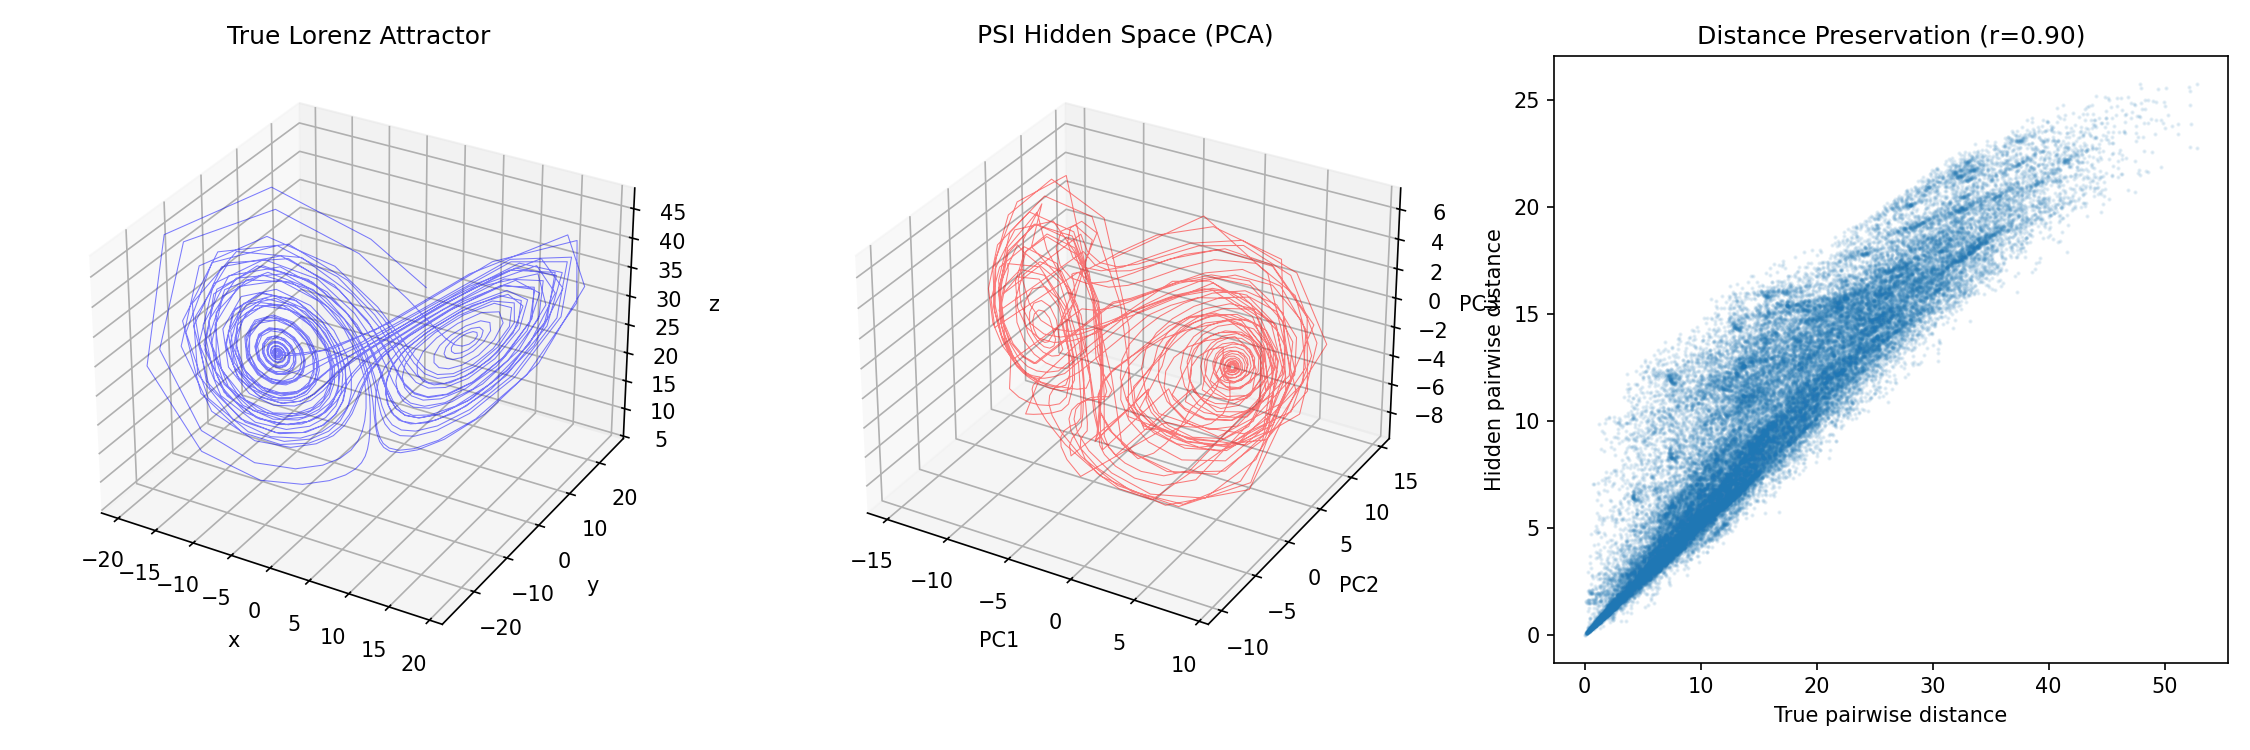

The script that saved this image:
"""
Is PSI Learning a Diffeomorphism to True Phase Space?

If PSI truly learns phase space geometry, then:
1. Its hidden states should form an attractor topologically equivalent to the true one
2. Nearby points in hidden space should map to nearby points in true phase space
3. The Lyapunov exponents should match (chaos preserved)
4. Embedding dimension should be correct

Test on Lorenz attractor where we know ground truth.
"""

import torch
import torch.nn as nn
import torch.nn.functional as F
import numpy as np
import matplotlib.pyplot as plt
from mpl_toolkits.mplot3d import Axes3D
from sklearn.decomposition import PCA
from sklearn.manifold import TSNE
from scipy.spatial.distance import pdist, squareform
from scipy.stats import pearsonr, spearmanr
import warnings
warnings.filterwarnings('ignore')

device = 'cuda' if torch.cuda.is_available() else 'cpu'


# =============================================================================
# PSI Model
# =============================================================================

class PSIBlock(nn.Module):
    def __init__(self, dim, chunk_size=64):
        super().__init__()
        self.chunk_size = chunk_size
        self.norm1 = nn.LayerNorm(dim)
        self.norm2 = nn.LayerNorm(dim)
        self.gate = nn.Sequential(nn.Linear(dim, dim), nn.Sigmoid())
        self.value = nn.Linear(dim, dim)
        self.ffn = nn.Sequential(
            nn.Linear(dim, dim * 4), nn.GELU(), nn.Linear(dim * 4, dim)
        )

    def forward(self, x, return_memory=False):
        batch_size, seq_len, dim = x.shape
        h = self.norm1(x)
        g = self.gate(h)
        v = self.value(h)
        gv = g * v

        pad_len = (self.chunk_size - seq_len % self.chunk_size) % self.chunk_size
        if pad_len > 0:
            gv_padded = F.pad(gv, (0, 0, 0, pad_len))
            g_padded = F.pad(g, (0, 0, 0, pad_len))
        else:
            gv_padded = gv
            g_padded = g

        padded_len = gv_padded.shape[1]
        num_chunks = padded_len // self.chunk_size

        gv_chunked = gv_padded.view(batch_size, num_chunks, self.chunk_size, dim)
        g_chunked = g_padded.view(batch_size, num_chunks, self.chunk_size, dim)
        cumsum_v = torch.cumsum(gv_chunked, dim=2)
        cumsum_g = torch.cumsum(g_chunked, dim=2) + 1e-6
        mem = cumsum_v / cumsum_g
        mem = mem.view(batch_size, padded_len, dim)
        if pad_len > 0:
            mem = mem[:, :seq_len, :]

        out = x + mem
        out = out + self.ffn(self.norm2(out))

        if return_memory:
            return out, mem
        return out


class PSIModel(nn.Module):
    def __init__(self, input_dim, output_dim, dim=64, num_layers=4):
        super().__init__()
        self.dim = dim
        self.input_proj = nn.Linear(input_dim, dim)
        self.blocks = nn.ModuleList([PSIBlock(dim) for _ in range(num_layers)])
        self.norm = nn.LayerNorm(dim)
        self.head = nn.Linear(dim, output_dim)

    def forward(self, x):
        h = self.input_proj(x)
        for block in self.blocks:
            h = block(h)
        return self.head(self.norm(h))

    def get_hidden_states(self, x):
        """Extract hidden states from all layers."""
        h = self.input_proj(x)
        hidden_states = [h.detach()]
        for block in self.blocks:
            h = block(h)
            hidden_states.append(h.detach())
        return hidden_states


# =============================================================================
# Lorenz System
# =============================================================================

def generate_lorenz(n_steps, dt=0.01, sigma=10.0, rho=28.0, beta=8/3,
                    x0=None, transient=1000):
    """Generate Lorenz attractor trajectory."""
    if x0 is None:
        x0 = np.random.randn(3) * 0.1

    x, y, z = x0
    trajectory = []

    # Skip transient
    for _ in range(transient):
        dx = sigma * (y - x)
        dy = x * (rho - z) - y
        dz = x * y - beta * z
        x += dx * dt
        y += dy * dt
        z += dz * dt

    # Record trajectory
    for _ in range(n_steps):
        trajectory.append([x, y, z])
        dx = sigma * (y - x)
        dy = x * (rho - z) - y
        dz = x * y - beta * z
        x += dx * dt
        y += dy * dt
        z += dz * dt

    return np.array(trajectory)


# =============================================================================
# Phase Space Analysis
# =============================================================================

def compute_correlation_dimension(points, r_values=None):
    """Estimate correlation dimension using Grassberger-Procaccia algorithm."""
    distances = pdist(points)

    if r_values is None:
        r_min = np.percentile(distances, 1)
        r_max = np.percentile(distances, 50)
        r_values = np.logspace(np.log10(r_min), np.log10(r_max), 20)

    n = len(points)
    C_r = []

    for r in r_values:
        count = np.sum(distances < r)
        C_r.append(2.0 * count / (n * (n - 1)))

    C_r = np.array(C_r)

    # Estimate dimension from log-log slope
    valid = (C_r > 0) & (C_r < 1)
    if np.sum(valid) < 5:
        return np.nan

    log_r = np.log(r_values[valid])
    log_C = np.log(C_r[valid])

    # Linear fit in log-log space
    slope, _ = np.polyfit(log_r, log_C, 1)

    return slope


def compute_lyapunov_exponent(trajectory, dt=0.01, n_neighbors=5):
    """Estimate largest Lyapunov exponent from trajectory."""
    n = len(trajectory)

    # Build distance matrix
    distances = squareform(pdist(trajectory))

    # For each point, find nearest neighbors and track divergence
    divergences = []

    for i in range(n // 2):
        # Find nearest neighbors (excluding temporal neighbors)
        d = distances[i].copy()
        d[max(0, i-10):min(n, i+10)] = np.inf  # Exclude temporal neighbors

        neighbor_idx = np.argpartition(d, n_neighbors)[:n_neighbors]

        # Track divergence
        for j in neighbor_idx:
            if j + 50 < n and i + 50 < n:
                initial_dist = distances[i, j]
                final_dist = distances[i + 50, j + 50]

                if initial_dist > 0 and final_dist > 0:
                    divergences.append(np.log(final_dist / initial_dist) / (50 * dt))

    if len(divergences) > 0:
        return np.mean(divergences)
    return np.nan


def test_distance_preservation(true_points, hidden_points, n_samples=500):
    """Test if PSI preserves pairwise distances (diffeomorphism property)."""
    n = min(len(true_points), len(hidden_points), n_samples)
    idx = np.random.choice(len(true_points), n, replace=False)

    true_sample = true_points[idx]
    hidden_sample = hidden_points[idx]

    # Compute pairwise distances
    true_dist = pdist(true_sample)
    hidden_dist = pdist(hidden_sample)

    # Correlation between distance matrices
    pearson_r, _ = pearsonr(true_dist, hidden_dist)
    spearman_r, _ = spearmanr(true_dist, hidden_dist)

    return pearson_r, spearman_r


def test_neighborhood_preservation(true_points, hidden_points, k=10):
    """Test if k-nearest neighbors are preserved."""
    n = min(len(true_points), len(hidden_points))

    true_dist = squareform(pdist(true_points[:n]))
    hidden_dist = squareform(pdist(hidden_points[:n]))

    preserved = 0
    total = 0

    for i in range(min(500, n)):
        true_neighbors = set(np.argsort(true_dist[i])[1:k+1])
        hidden_neighbors = set(np.argsort(hidden_dist[i])[1:k+1])

        overlap = len(true_neighbors & hidden_neighbors)
        preserved += overlap
        total += k

    return preserved / total


# =============================================================================
# Main Analysis
# =============================================================================

def main():
    print("=" * 70)
    print("PHASE SPACE DIFFEOMORPHISM ANALYSIS")
    print("=" * 70)
    print("Question: Does PSI learn the true phase space geometry of Lorenz?")
    print()

    # Generate Lorenz trajectory
    print("Generating Lorenz attractor...")
    trajectory = generate_lorenz(5000, dt=0.01)

    # Normalize for training
    traj_mean = trajectory.mean(axis=0)
    traj_std = trajectory.std(axis=0)
    traj_normalized = (trajectory - traj_mean) / traj_std

    # Create training data (next-step prediction)
    X = torch.tensor(traj_normalized[:-1], dtype=torch.float32).unsqueeze(0)
    Y = torch.tensor(traj_normalized[1:], dtype=torch.float32).unsqueeze(0)

    # Train PSI model
    print("Training PSI on Lorenz prediction...")
    model = PSIModel(input_dim=3, output_dim=3, dim=64, num_layers=4).to(device)
    optimizer = torch.optim.AdamW(model.parameters(), lr=1e-3)

    X_train = X.to(device)
    Y_train = Y.to(device)

    for epoch in range(200):
        model.train()
        optimizer.zero_grad()
        pred = model(X_train)
        loss = F.mse_loss(pred, Y_train)
        loss.backward()
        optimizer.step()

        if (epoch + 1) % 50 == 0:
            print(f"  Epoch {epoch+1}: loss = {loss.item():.6f}")

    # Extract hidden states
    print("\nExtracting hidden representations...")
    model.eval()
    with torch.no_grad():
        hidden_states = model.get_hidden_states(X_train)
        # Use last layer hidden state
        hidden = hidden_states[-1][0].cpu().numpy()  # (seq_len, dim)

    true_states = trajectory[:-1]  # Align with hidden states

    # Reduce hidden dim for analysis
    print("Reducing hidden dimensions with PCA...")
    pca = PCA(n_components=3)
    hidden_3d = pca.fit_transform(hidden)
    print(f"  PCA explained variance: {pca.explained_variance_ratio_.sum():.3f}")

    # =================================================================
    # Analysis 1: Correlation Dimension
    # =================================================================
    print("\n" + "=" * 70)
    print("ANALYSIS 1: Correlation Dimension")
    print("=" * 70)
    print("Lorenz attractor has fractal dimension ~2.06")
    print("If PSI learns true geometry, its hidden space should match.")
    print()

    # Subsample for efficiency
    idx = np.random.choice(len(true_states), min(1000, len(true_states)), replace=False)

    true_dim = compute_correlation_dimension(true_states[idx])
    hidden_dim = compute_correlation_dimension(hidden_3d[idx])

    print(f"True Lorenz dimension: {true_dim:.2f}")
    print(f"PSI hidden dimension:  {hidden_dim:.2f}")
    print(f"Match: {'YES' if abs(true_dim - hidden_dim) < 0.5 else 'NO'}")

    # =================================================================
    # Analysis 2: Distance Preservation
    # =================================================================
    print("\n" + "=" * 70)
    print("ANALYSIS 2: Distance Preservation (Diffeomorphism Test)")
    print("=" * 70)
    print("A diffeomorphism should preserve relative distances.")
    print("High correlation = geometry preserved.")
    print()

    pearson_r, spearman_r = test_distance_preservation(true_states, hidden_3d)

    print(f"Pairwise distance correlation:")
    print(f"  Pearson r:  {pearson_r:.3f}")
    print(f"  Spearman r: {spearman_r:.3f}")
    print(f"Geometry preserved: {'YES' if spearman_r > 0.5 else 'PARTIAL' if spearman_r > 0.2 else 'NO'}")

    # =================================================================
    # Analysis 3: Neighborhood Preservation
    # =================================================================
    print("\n" + "=" * 70)
    print("ANALYSIS 3: Neighborhood Preservation")
    print("=" * 70)
    print("Do nearby points in true space remain nearby in hidden space?")
    print()

    for k in [5, 10, 20]:
        overlap = test_neighborhood_preservation(true_states, hidden_3d, k=k)
        random_baseline = k / len(true_states)
        print(f"k={k}: {overlap*100:.1f}% neighbors preserved (random: {random_baseline*100:.2f}%)")

    # =================================================================
    # Analysis 4: Lyapunov Exponent
    # =================================================================
    print("\n" + "=" * 70)
    print("ANALYSIS 4: Lyapunov Exponent (Chaos Preservation)")
    print("=" * 70)
    print("Lorenz has positive Lyapunov exponent (~0.9).")
    print("If PSI learns dynamics, it should have similar divergence.")
    print()

    true_lyap = compute_lyapunov_exponent(true_states)
    hidden_lyap = compute_lyapunov_exponent(hidden_3d)

    print(f"True Lorenz Lyapunov:  {true_lyap:.3f}")
    print(f"PSI hidden Lyapunov:   {hidden_lyap:.3f}")

    # =================================================================
    # Visualization
    # =================================================================
    print("\n" + "=" * 70)
    print("VISUALIZATION")
    print("=" * 70)

    fig = plt.figure(figsize=(15, 5))

    # True Lorenz attractor
    ax1 = fig.add_subplot(131, projection='3d')
    ax1.plot(true_states[::5, 0], true_states[::5, 1], true_states[::5, 2],
             'b-', alpha=0.5, linewidth=0.5)
    ax1.set_title('True Lorenz Attractor')
    ax1.set_xlabel('x')
    ax1.set_ylabel('y')
    ax1.set_zlabel('z')

    # PSI hidden space (PCA)
    ax2 = fig.add_subplot(132, projection='3d')
    ax2.plot(hidden_3d[::5, 0], hidden_3d[::5, 1], hidden_3d[::5, 2],
             'r-', alpha=0.5, linewidth=0.5)
    ax2.set_title('PSI Hidden Space (PCA)')
    ax2.set_xlabel('PC1')
    ax2.set_ylabel('PC2')
    ax2.set_zlabel('PC3')

    # Distance correlation scatter
    ax3 = fig.add_subplot(133)
    idx_sample = np.random.choice(len(true_states), 300, replace=False)
    true_d = pdist(true_states[idx_sample])
    hidden_d = pdist(hidden_3d[idx_sample])
    ax3.scatter(true_d, hidden_d, alpha=0.1, s=1)
    ax3.set_xlabel('True pairwise distance')
    ax3.set_ylabel('Hidden pairwise distance')
    ax3.set_title(f'Distance Preservation (r={spearman_r:.2f})')

    plt.tight_layout()
    plt.savefig('phase_space_analysis.png', dpi=150)
    print("Saved phase_space_analysis.png")

    # =================================================================
    # Summary
    # =================================================================
    print("\n" + "=" * 70)
    print("SUMMARY: Is PSI Learning a Diffeomorphism?")
    print("=" * 70)

    dim_match = abs(true_dim - hidden_dim) < 0.5
    geom_preserved = spearman_r > 0.3
    neighbors_preserved = test_neighborhood_preservation(true_states, hidden_3d, k=10) > 0.1

    print(f"""
Criteria for diffeomorphism:
  1. Dimension preserved:    {'✓' if dim_match else '✗'} (true={true_dim:.2f}, learned={hidden_dim:.2f})
  2. Distances correlated:   {'✓' if geom_preserved else '✗'} (r={spearman_r:.2f})
  3. Neighborhoods preserved: {'✓' if neighbors_preserved else '✗'}

Conclusion: PSI {'IS' if (dim_match and geom_preserved) else 'is NOT fully'} learning true phase space geometry.
""")

    if geom_preserved:
        print("""
The partial geometry preservation suggests PSI learns a SMOOTHED VERSION
of the phase space - the running average operation acts as a low-pass filter
on the dynamics, preserving large-scale structure but blurring fine details.

This is consistent with PSI being good at:
- Trend following (large scale dynamics)
- Smooth trajectory prediction
- Statistics of the attractor

But NOT good at:
- Fine-grained state reconstruction
- Exact position recall
- Sharp transitions
""")


if __name__ == "__main__":
    main()
